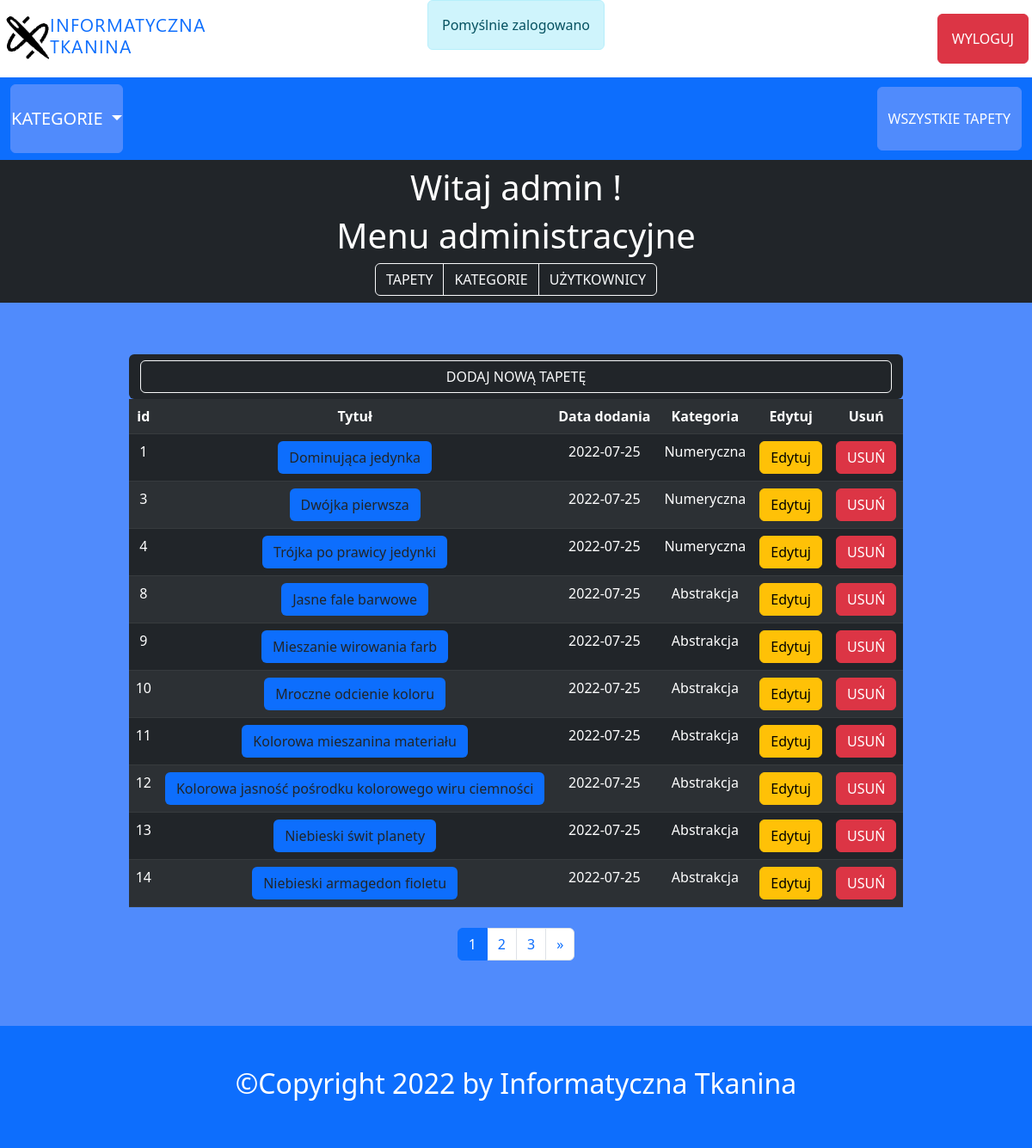
Page /admin/listaTapet.php (signed in) on the committed database.
### tables this page shows
CREATE TABLE `wallpapers`
(
    `id`          int(11)                                        NOT NULL,
    `title`       text NOT NULL,
    `description` text NOT NULL,
    `category`    text NOT NULL,
    `image`       text                                           NOT NULL,
    `size`        int(11)                                        NOT NULL,
    `width`       int(11)                                        NOT NULL,
    `height`      int(11)                                        NOT NULL,
    `date`        date                                           NOT NULL
);

### lib/functions.php (called while the page is built, shortened)
<?php
function setDefaultPath(string $dir = NULL, bool $cssFile = FALSE): string
{
	$path = NULL;
	if (file_exists($dir))
		$path = $dir;
	else if (file_exists("../$dir") && !$cssFile)
		$path = "../".$dir;
	else if (file_exists("../$dir") && $cssFile)
		$path = '.'.$dir;
	return $path;
}

### data/dataFunctions.php (called while the page is built, shortened)
<?php
function setData(string $request = NULL, bool $one = FALSE): array | null
{
	$result = $GLOBALS['pdo']->prepare($request);
	$result->execute();
	if (!$one)
		return $result->fetchAll();
	else
		return $result->fetch();
}

### controllers/admin/listaTapetController.php (the view, shortened to what this page needs)
<?php
class WallList
{
	private array | null $wallpapers;
	private int | null $numberPages;
	private int | null $p;
	function __construct(array | null $wallpapers)
	{
		$this->wallpapers = $wallpapers;
		$this->numberPages = ceil(count($this->wallpapers) / 10);
		if ($this->numberPages > 1)
		{
			if (isset($_GET['p']))
			{
				$this->p = htmlentities($_GET['p']);
			}
			else
			{
				$this->p = 1;
			}
			if ($this->p == 1)
			{
				$this->wallpapers = array_slice($this->wallpapers, 0, 10);
			}
		}
	}
	function echoTableWalls(): void
	{
		if (!empty($this->wallpapers))
		{
			foreach ($this->wallpapers as $paper)
			{
				echo "
            <tr>
            <td>".$paper['id']."</td>
            <td><a class='bg-primary rounded btn' href='../tapeta.php?id=".$paper['id']."'><div>".$paper['title']."</div></a></td>
            <td>".$paper['date']."</td><td>".$paper['category']."</td> <td><a href='edytujTapete.php?id=".$paper['id']."'><button class='btn btn-warning' >Edytuj</button></a></td>
            <td><form method='post'><button type='submit' class='btn btn-danger' name='delete' value='".$paper['id']."'>USUŃ</button></form></td>
            </tr>";
			}
		}
		else
		{
			echo "<h1 class='text-danger'>Brak tapet!</h1>";
		}
	}
	function pagination(): void
	{
		if ($this->numberPages > 1)
		{
			echo '
            <div class="pt-2 d-flex justify-content-center">
            <ul class="pagination">';
			for ($i = 1; $i <= $this->numberPages; $i++)
			{
				if ($this->p == $i)
				{
					echo '<li class="page-item"><a class="page-link active">'.$i.'</a></li>';
				}
				else
				{
					echo '<li class="page-item"><a class="page-link" href="listaTapet.php?p='.$i.'">'.$i.'</a></li>';
				}
			}
			if ($this->p < $this->numberPages)
			{
				echo '<li class="page-item"><a class="page-link" href="listaTapet.php?p='.($this->p + 1).'"><span aria-hidden="true">&raquo;</span></a></li>';
			}
			echo "</ul></div>";
		}
	}
}
$listWall = new WallList(setData('SELECT * FROM wallpapers ORDER BY id'));

### admin/listaTapet.php (shortened to what this page needs)
<?php
if (isset($_SESSION['logged_id']) && isset($_SESSION['logged_login']))
{
	require_once "../lib/functions.php";
	require_once "../data/dataFunctions.php";
	require_once "../controllers/admin/listaTapetController.php";
	require_once "../layout/defaultHead.php";
	?>
	<?php
	require_once "../layout/header.php";
	?>
    <main class="d-grid text-white justify-content-center">
        <div class="d-grid bg-dark btn">
            <a href="dodajTapete.php" class="btn btn-outline-light">
                DODAJ NOWĄ TAPETĘ
            </a>
        </div>
        <div class="table-responsive">
            <table class="table table-dark table-striped text-center">
                <tr>
                    <td><b>id</b></td>
                    <td><b>Tytuł</b></td>
                    <td><b>Data dodania</b></td>
                    <td><b>Kategoria</b></td>
                    <td><b>Edytuj</b></td>
                    <td><b>Usuń</b></td>
                </tr>
							<?php $listWall->echoTableWalls(); ?>
            </table>
        </div>
			<?php $listWall->pagination(); ?>
    </main>
	<?php
	require "../layout/footer.php";
}
else
{
	header($_SERVER["SERVER_PROTOCOL"]." 404 Not Found");
}
?>

### layout/defaultHead.php (shortened to what this page needs)
<!DOCTYPE HTML>
<html lang="pl-PL">
<head>
    <link href="https://cdn.jsdelivr.net/npm/bootstrap@5.2.0/dist/css/bootstrap.min.css" rel="stylesheet"
>
    <link rel="stylesheet" type="text/css" href="<?= setDefaultPath("./css/style.css", TRUE) ?>">

### layout/header.php (shortened to what this page needs)
</head>
<body>
<header class="py-3 text-center">
    <div class="d-flex px-1 justify-content-between align-items-center">
        <a href=<?php echo setDefaultPath("index.php"); ?>><img class="img-fluid"
                                                                src="<?= setDefaultPath("images_content/logo.png") ?>"
                                                                alt="InformatycznaTkanina"></a>
			<?php require_once setDefaultPath('controllers/layout/headerController.php'); ?>
    </div>
</header>
<?php
require_once setDefaultPath("layout/navbar.php");
if (isset($_SESSION["logged_id"]))
{
	require_once setDefaultPath("admin/adminNavbar.php");
}
?>

### controllers/layout/headerController.php
<?php
if (!isset($_SESSION["logged_id"]))
{
	echo "<a class='btn btn-primary p-3 ' data-bs-toggle='modal' data-bs-target='#loginPopup'>ZALOGUJ</a>";
}
else
{
	echo "<a class='btn btn-danger p-3' href='".setDefaultPath("admin/logout.php")."'>WYLOGUJ</a>";
}

### layout/navbar.php (shortened to what this page needs)
<nav class="navbar navbar-expand-lg navbar-dark text-white bg-primary">
    <div class="container-fluid">
        <div class="nav-item btn-primary dropdown">
            <a class="btn dropdown-toggle bg-lighterBlue border-lighterBlue py-4 nav-link  navbar-brand" role="button"
               data-bs-toggle="dropdown" aria-expanded="false">
                KATEGORIE
            </a>
									<?php
									require_once setDefaultPath('controllers/layout/navbarController.php');
									?></div>
        </div>
        <div class="nav-item">
            <a class="text-white border-lighterBlue bg-lighterBlue py-4 btn"
               href="<?php echo setDefaultPath("kategoria.php"); ?>">WSZYSTKIE TAPETY</a>
        </div>
    </div>
</nav>
<?php disappearingMessage(); ?>

### controllers/layout/navbarController.php (shortened to what this page needs)
<?php
function disappearingMessage(): void
{
	if (isset($_SESSION['messageShow']))
	{
		echo "<div id='messageAppear' ><div class='position-fixed top-0 start-50 translate-middle-x alert alert-info' role='alert'>".$_SESSION['messageShow']."</div></div>";
	}
}

### admin/adminNavbar.php
<?php
if (isset($_SESSION['logged_id']) && isset($_SESSION['logged_login']))
{
	?>
    <div class='text-center bg-dark py-2 text-white'>
        <h1>Witaj <?= $_SESSION['logged_login'] ?> !</h1>
        <h1>Menu administracyjne </h1>
        <div class='btn-group' role='group'>
            <a class='btn btn-outline-light' href='<?= setDefaultPath("admin/listaTapet.php") ?>'>TAPETY</a>
            <a class='btn btn-outline-light' href='<?= setDefaultPath("admin/listaKategorii.php") ?>'>KATEGORIE</a>
            <a class='btn btn-outline-light' href='<?= setDefaultPath("admin/listaUzytkownikow.php") ?>'>UŻYTKOWNICY</a>
        </div>
    </div>
<?php } ?>

### layout/footer.php
<footer class="bg-primary text-white text-center justify-content-center p-5">
    <h2>&copy;Copyright 2022 by Informatyczna Tkanina</h2>
</footer>
</body>
</html>

### css/style.css (style rules this page uses)
main { background-color: #508bfc; padding: 5vw 0; }
.bg-lighterBlue { background-color: #508bfc; }
.border-lighterBlue { border-style: groove; border-color: #508bfc; }

### rows in the picture
wallpapers: id "1", title "Dominująca jedynka", date "2022-07-25", category "Numeryczna"
wallpapers: id "3", title "Dwójka pierwsza", date "2022-07-25", category "Numeryczna"
wallpapers: id "4", title "Trójka po prawicy jedynki", date "2022-07-25", category "Numeryczna"
wallpapers: id "8", title "Jasne fale barwowe", date "2022-07-25", category "Abstrakcja"
wallpapers: id "9", title "Mieszanie wirowania farb", date "2022-07-25", category "Abstrakcja"
wallpapers: id "10", title "Mroczne odcienie koloru", date "2022-07-25", category "Abstrakcja"
wallpapers: id "11", title "Kolorowa mieszanina materiału", date "2022-07-25", category "Abstrakcja"
wallpapers: id "12", title "Kolorowa jasność pośrodku kolorowego wiru ciemności", date "2022-07-25", category "Abstrakcja"
wallpapers: id "13", title "Niebieski świt planety", date "2022-07-25", category "Abstrakcja"
wallpapers: id "14", title "Niebieski armagedon fioletu", date "2022-07-25", category "Abstrakcja"

### other values in the picture
$_SESSION['messageShow'] "Pomyślnie zalogowano"
$_SESSION['logged_login'] "admin"
